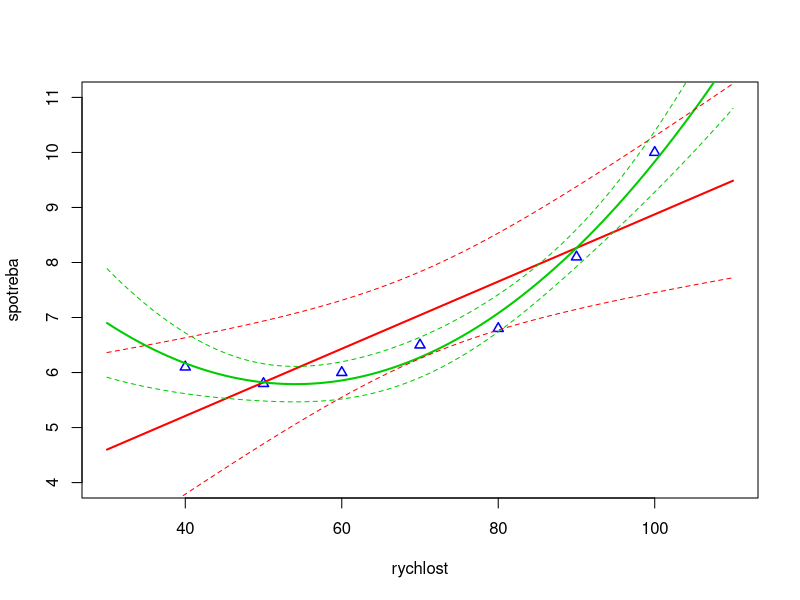
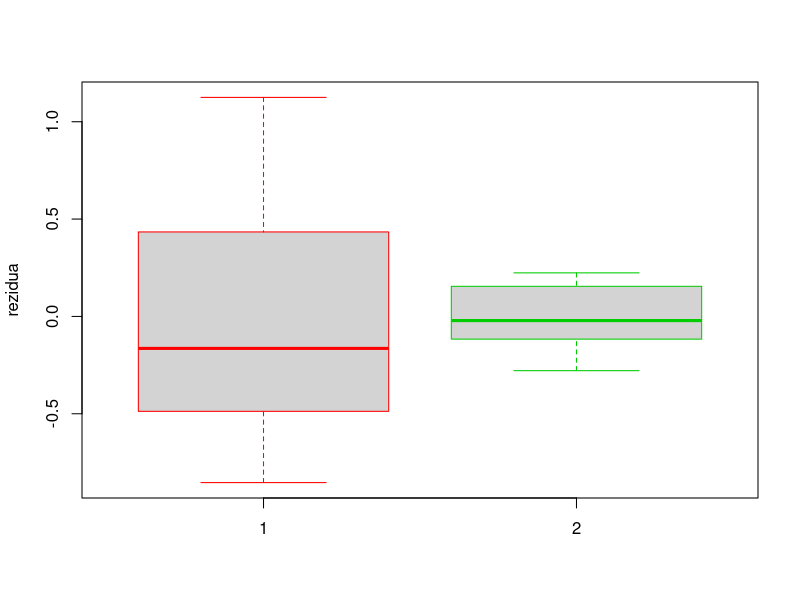

Write R code to recreate these figures, in order.
# =============================================================================================================================
# Priklad 3 

tabulka <- read.csv (file = "spotreba2.csv", header = TRUE, sep = ";", dec = ",")
names (tabulka)
str (tabulka)
summary (tabulka)

# primka 

model1 <- lm (spotreba ~ rychlost, data = tabulka) 
model1
#provedeme pro celkovy vypis informaci
prehled1 <- summary (model1)
#Intercept je "beta 0"
prehled1
#beta0 = -1.3, beta1 = 0.85
# Yi = -1.3 + 0.85 + xi + "epsilon i"

model1$coefficients
coef (model1)
model1$residuals
residuals (model1)
model1$fitted.values
fitted.values (model1)
model.matrix (model1)

prehled1$sigma
prehled1$df
prehled1$r.squared
prehled1$adj.r.squared
prehled1$fstatistic

# parabola

model2 <- lm (spotreba ~ rychlost + I(rychlost^2), data = tabulka) 
model2
prehled2 <- summary (model2)
#p hodnoty jsou vysoke takze je to spatny(pro slovaky zly) model
prehled2

model2$coefficients
coef (model2)
model2$residual2
residuals (model2)
model2$fitted.values
fitted.values (model2)
model.matrix (model2)

prehled2$sigma
prehled2$df
prehled2$r.squared
prehled2$adj.r.squared
prehled2$fstatistic

# grafika

summary (tabulka)
plot (c (30, 110), c (4, 11), type = "n", xlab = "rychlost", ylab = "spotreba")

points (tabulka$rychlost, tabulka$spotreba, col = "blue", pch = 24, lwd = 1.5, cex = 1.0)

# pruchystame si sit na x-ove ose
x <- seq (30, 110, by = 0.1)
# pomoci funkce "predict" nechame dopocitat odpovidajici Y-ove hodnoty na regresni funkci
Y1 <- predict (model1, data.frame (rychlost = x))
Y2 <- predict (model2, data.frame (rychlost = x))

#primka
lines (x, Y1, col = "red", lwd = 2)
#parabola
lines (x, Y2, col = "#00cc00", lwd = 2)

# 95% intervaly spolehlivosti pro koeficienty modelu
confint (model1, level = 0.95)
# porovnejte je s testy vyznamnosti jednotlivych parametru
prehled1

confint (model2, level = 0.95)
prehled2

# muzeme prikreslit 95% pasy spolehlivosti pro stredni hodnotu, tj. kolem regresni funkce
CI1 <- predict (model1, data.frame (rychlost = x), interval = "confidence", level = 0.95)
CI2 <- predict (model2, data.frame (rychlost = x), interval = "confidence", level = 0.95)
lines (x, CI1[,2], col = "red", lty = 2)
lines (x, CI1[,3], col = "red", lty = 2)
lines (x, CI2[,2], col = "#00cc00", lty = 2)
lines (x, CI2[,3], col = "#00cc00", lty = 2)
#IMPORTANT - ulozeni grafu do PDF }budeme potrebovat na zapoctu)
dev.copy2pdf (file = "obrazek3.pdf", width = 5, height = 4)

# boxploty rezidui

boxplot (model1$residuals, model2$residuals, ylab = "rezidua", names = c(1,2), border = c ("red", "#00cc00"))
dev.copy2pdf (file = "obrazek4.pdf", width = 3.5, height = 4)

# porovnani modelu

#tady jsou reziuda lepsi
sum (model1$residuals^2) / model1$df.residual
prehled1$r.squared
prehled1$adj.r.squared

sum (model2$residuals^2) / model2$df.residual
prehled2$r.squared
prehled2$adj.r.squared

anova (model1, model2) 

#parabola vysla mnohem lepe nez primka - vyberu parabolu

